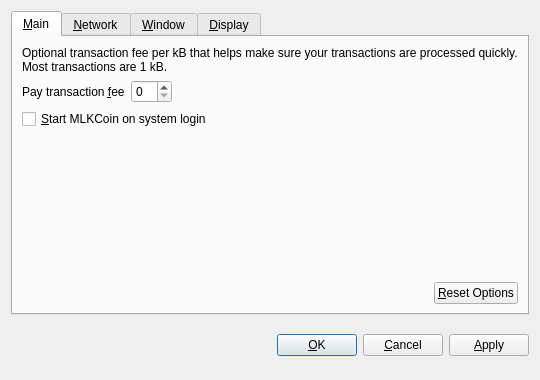
<?xml version="1.0" encoding="UTF-8"?>
<ui version="4.0">
 <class>OptionsDialog</class>
 <widget class="QDialog" name="OptionsDialog">
  <property name="geometry">
   <rect>
    <x>0</x>
    <y>0</y>
    <width>540</width>
    <height>380</height>
   </rect>
  </property>
  <property name="windowTitle">
   <string>Options</string>
  </property>
  <property name="modal">
   <bool>true</bool>
  </property>
  <layout class="QVBoxLayout" name="verticalLayout">
   <item>
    <widget class="QTabWidget" name="tabWidget">
     <property name="tabPosition">
      <enum>QTabWidget::North</enum>
     </property>
     <property name="currentIndex">
      <number>0</number>
     </property>
     <widget class="QWidget" name="tabMain">
      <attribute name="title">
       <string>&amp;Main</string>
      </attribute>
      <layout class="QVBoxLayout" name="verticalLayout_Main">
       <item>
        <widget class="QLabel" name="transactionFeeInfoLabel">
         <property name="text">
          <string>Optional transaction fee per kB that helps make sure your transactions are processed quickly. Most transactions are 1 kB.</string>
         </property>
         <property name="textFormat">
          <enum>Qt::PlainText</enum>
         </property>
         <property name="wordWrap">
          <bool>true</bool>
         </property>
        </widget>
       </item>
       <item>
        <layout class="QHBoxLayout" name="horizontalLayout_1_Main">
         <item>
          <widget class="QLabel" name="transactionFeeLabel">
           <property name="text">
            <string>Pay transaction &amp;fee</string>
           </property>
           <property name="textFormat">
            <enum>Qt::PlainText</enum>
           </property>
           <property name="buddy">
            <cstring>transactionFee</cstring>
           </property>
          </widget>
         </item>
         <item>
          <widget class="BitcoinAmountField" name="transactionFee"/>
         </item>
         <item>
          <spacer name="horizontalSpacer_1_Main">
           <property name="orientation">
            <enum>Qt::Horizontal</enum>
           </property>
           <property name="sizeHint" stdset="0">
            <size>
             <width>40</width>
             <height>20</height>
            </size>
           </property>
          </spacer>
         </item>
        </layout>
       </item>
       <item>
        <widget class="QCheckBox" name="bitcoinAtStartup">
         <property name="toolTip">
          <string>Automatically start MLKCoin after logging in to the system.</string>
         </property>
         <property name="text">
          <string>&amp;Start MLKCoin on system login</string>
         </property>
        </widget>
       </item>
       <item>
        <spacer name="verticalSpacer_Main">
         <property name="orientation">
          <enum>Qt::Vertical</enum>
         </property>
         <property name="sizeHint" stdset="0">
          <size>
           <width>20</width>
           <height>40</height>
          </size>
         </property>
        </spacer>
       </item>
       <item>
        <layout class="QHBoxLayout" name="horizontalLayout_2_Main">
         <item>
          <spacer name="horizontalSpacer_2_Main">
           <property name="orientation">
            <enum>Qt::Horizontal</enum>
           </property>
           <property name="sizeHint" stdset="0">
            <size>
             <width>40</width>
             <height>20</height>
            </size>
           </property>
          </spacer>
         </item>
         <item>
          <widget class="QPushButton" name="resetButton">
           <property name="toolTip">
            <string>Reset all client options to default.</string>
           </property>
           <property name="text">
            <string>&amp;Reset Options</string>
           </property>
           <property name="autoDefault">
            <bool>false</bool>
           </property>
          </widget>
         </item>
        </layout>
       </item>
      </layout>
     </widget>
     <widget class="QWidget" name="tabNetwork">
      <attribute name="title">
       <string>&amp;Network</string>
      </attribute>
      <layout class="QVBoxLayout" name="verticalLayout_Network">
       <item>
        <widget class="QCheckBox" name="mapPortUpnp">
         <property name="toolTip">
          <string>Automatically open the MLKCoin client port on the router. This only works when your router supports UPnP and it is enabled.</string>
         </property>
         <property name="text">
          <string>Map port using &amp;UPnP</string>
         </property>
        </widget>
       </item>
       <item>
        <widget class="QCheckBox" name="connectSocks">
         <property name="toolTip">
          <string>Connect to the MLKCoin network through a SOCKS proxy (e.g. when connecting through Tor).</string>
         </property>
         <property name="text">
          <string>&amp;Connect through SOCKS proxy:</string>
         </property>
        </widget>
       </item>
       <item>
        <layout class="QHBoxLayout" name="horizontalLayout_Network">
         <item>
          <widget class="QLabel" name="proxyIpLabel">
           <property name="text">
            <string>Proxy &amp;IP:</string>
           </property>
           <property name="textFormat">
            <enum>Qt::PlainText</enum>
           </property>
           <property name="buddy">
            <cstring>proxyIp</cstring>
           </property>
          </widget>
         </item>
         <item>
          <widget class="QValidatedLineEdit" name="proxyIp">
           <property name="maximumSize">
            <size>
             <width>140</width>
             <height>16777215</height>
            </size>
           </property>
           <property name="toolTip">
            <string>IP address of the proxy (e.g. 127.0.0.1)</string>
           </property>
          </widget>
         </item>
         <item>
          <widget class="QLabel" name="proxyPortLabel">
           <property name="text">
            <string>&amp;Port:</string>
           </property>
           <property name="textFormat">
            <enum>Qt::PlainText</enum>
           </property>
           <property name="buddy">
            <cstring>proxyPort</cstring>
           </property>
          </widget>
         </item>
         <item>
          <widget class="QLineEdit" name="proxyPort">
           <property name="maximumSize">
            <size>
             <width>55</width>
             <height>16777215</height>
            </size>
           </property>
           <property name="toolTip">
            <string>Port of the proxy (e.g. 9050)</string>
           </property>
          </widget>
         </item>
         <item>
          <widget class="QLabel" name="socksVersionLabel">
           <property name="text">
            <string>SOCKS &amp;Version:</string>
           </property>
           <property name="textFormat">
            <enum>Qt::PlainText</enum>
           </property>
           <property name="buddy">
            <cstring>socksVersion</cstring>
           </property>
          </widget>
         </item>
         <item>
          <widget class="QValueComboBox" name="socksVersion">
           <property name="toolTip">
            <string>SOCKS version of the proxy (e.g. 5)</string>
           </property>
          </widget>
         </item>
         <item>
          <spacer name="horizontalSpacer_Network">
           <property name="orientation">
            <enum>Qt::Horizontal</enum>
           </property>
           <property name="sizeHint" stdset="0">
            <size>
             <width>40</width>
             <height>20</height>
            </size>
           </property>
          </spacer>
         </item>
        </layout>
       </item>
       <item>
        <spacer name="verticalSpacer_Network">
         <property name="orientation">
          <enum>Qt::Vertical</enum>
         </property>
         <property name="sizeHint" stdset="0">
          <size>
           <width>20</width>
           <height>40</height>
          </size>
         </property>
        </spacer>
       </item>
      </layout>
     </widget>
     <widget class="QWidget" name="tabWindow">
      <attribute name="title">
       <string>&amp;Window</string>
      </attribute>
      <layout class="QVBoxLayout" name="verticalLayout_Window">
       <item>
        <widget class="QCheckBox" name="minimizeToTray">
         <property name="toolTip">
          <string>Show only a tray icon after minimizing the window.</string>
         </property>
         <property name="text">
          <string>&amp;Minimize to the tray instead of the taskbar</string>
         </property>
        </widget>
       </item>
       <item>
        <widget class="QCheckBox" name="minimizeOnClose">
         <property name="toolTip">
          <string>Minimize instead of exit the application when the window is closed. When this option is enabled, the application will be closed only after selecting Quit in the menu.</string>
         </property>
         <property name="text">
          <string>M&amp;inimize on close</string>
         </property>
        </widget>
       </item>
       <item>
        <spacer name="verticalSpacer_Window">
         <property name="orientation">
          <enum>Qt::Vertical</enum>
         </property>
         <property name="sizeHint" stdset="0">
          <size>
           <width>20</width>
           <height>40</height>
          </size>
         </property>
        </spacer>
       </item>
      </layout>
     </widget>
     <widget class="QWidget" name="tabDisplay">
      <attribute name="title">
       <string>&amp;Display</string>
      </attribute>
      <layout class="QVBoxLayout" name="verticalLayout_Display">
       <item>
        <layout class="QHBoxLayout" name="horizontalLayout_1_Display">
         <item>
          <widget class="QLabel" name="langLabel">
           <property name="text">
            <string>User Interface &amp;language:</string>
           </property>
           <property name="textFormat">
            <enum>Qt::PlainText</enum>
           </property>
           <property name="buddy">
            <cstring>lang</cstring>
           </property>
          </widget>
         </item>
         <item>
          <widget class="QValueComboBox" name="lang">
           <property name="toolTip">
            <string>The user interface language can be set here. This setting will take effect after restarting MLKCoin.</string>
           </property>
          </widget>
         </item>
        </layout>
       </item>
       <item>
        <layout class="QHBoxLayout" name="horizontalLayout_2_Display">
         <item>
          <widget class="QLabel" name="unitLabel">
           <property name="text">
            <string>&amp;Unit to show amounts in:</string>
           </property>
           <property name="textFormat">
            <enum>Qt::PlainText</enum>
           </property>
           <property name="buddy">
            <cstring>unit</cstring>
           </property>
          </widget>
         </item>
         <item>
          <widget class="QValueComboBox" name="unit">
           <property name="toolTip">
            <string>Choose the default subdivision unit to show in the interface and when sending coins.</string>
           </property>
          </widget>
         </item>
        </layout>
       </item>
       <item>
        <widget class="QCheckBox" name="displayAddresses">
         <property name="toolTip">
          <string>Whether to show MLKCoin addresses in the transaction list or not.</string>
         </property>
         <property name="text">
          <string>&amp;Display addresses in transaction list</string>
         </property>
        </widget>
       </item>
       <item>
        <widget class="QCheckBox" name="coinControlFeatures">
         <property name="toolTip">
          <string>Whether to show coin control features or not.</string>
         </property>
         <property name="text">
          <string>Display coin &amp;control features (experts only!)</string>
         </property>
        </widget>
       </item>
       <item>
        <spacer name="verticalSpacer_Display">
         <property name="orientation">
          <enum>Qt::Vertical</enum>
         </property>
         <property name="sizeHint" stdset="0">
          <size>
           <width>20</width>
           <height>40</height>
          </size>
         </property>
        </spacer>
       </item>
      </layout>
     </widget>
    </widget>
   </item>
   <item>
    <layout class="QHBoxLayout" name="horizontalLayout_Buttons">
     <item>
      <spacer name="horizontalSpacer_1">
       <property name="orientation">
        <enum>Qt::Horizontal</enum>
       </property>
       <property name="sizeHint" stdset="0">
        <size>
         <width>40</width>
         <height>48</height>
        </size>
       </property>
      </spacer>
     </item>
     <item>
      <widget class="QLabel" name="statusLabel">
       <property name="font">
        <font>
         <weight>75</weight>
         <bold>true</bold>
        </font>
       </property>
       <property name="text">
        <string/>
       </property>
       <property name="textFormat">
        <enum>Qt::PlainText</enum>
       </property>
       <property name="wordWrap">
        <bool>true</bool>
       </property>
      </widget>
     </item>
     <item>
      <spacer name="horizontalSpacer_2">
       <property name="orientation">
        <enum>Qt::Horizontal</enum>
       </property>
       <property name="sizeHint" stdset="0">
        <size>
         <width>40</width>
         <height>48</height>
        </size>
       </property>
      </spacer>
     </item>
     <item>
      <widget class="QPushButton" name="okButton">
       <property name="text">
        <string>&amp;OK</string>
       </property>
      </widget>
     </item>
     <item>
      <widget class="QPushButton" name="cancelButton">
       <property name="text">
        <string>&amp;Cancel</string>
       </property>
       <property name="autoDefault">
        <bool>false</bool>
       </property>
      </widget>
     </item>
     <item>
      <widget class="QPushButton" name="applyButton">
       <property name="text">
        <string>&amp;Apply</string>
       </property>
       <property name="autoDefault">
        <bool>false</bool>
       </property>
      </widget>
     </item>
    </layout>
   </item>
  </layout>
 </widget>
 <customwidgets>
  <customwidget>
   <class>BitcoinAmountField</class>
   <extends>QSpinBox</extends>
   <header>bitcoinamountfield.h</header>
  </customwidget>
  <customwidget>
   <class>QValueComboBox</class>
   <extends>QComboBox</extends>
   <header>qvaluecombobox.h</header>
  </customwidget>
  <customwidget>
   <class>QValidatedLineEdit</class>
   <extends>QLineEdit</extends>
   <header>qvalidatedlineedit.h</header>
  </customwidget>
 </customwidgets>
 <resources/>
 <connections/>
</ui>
